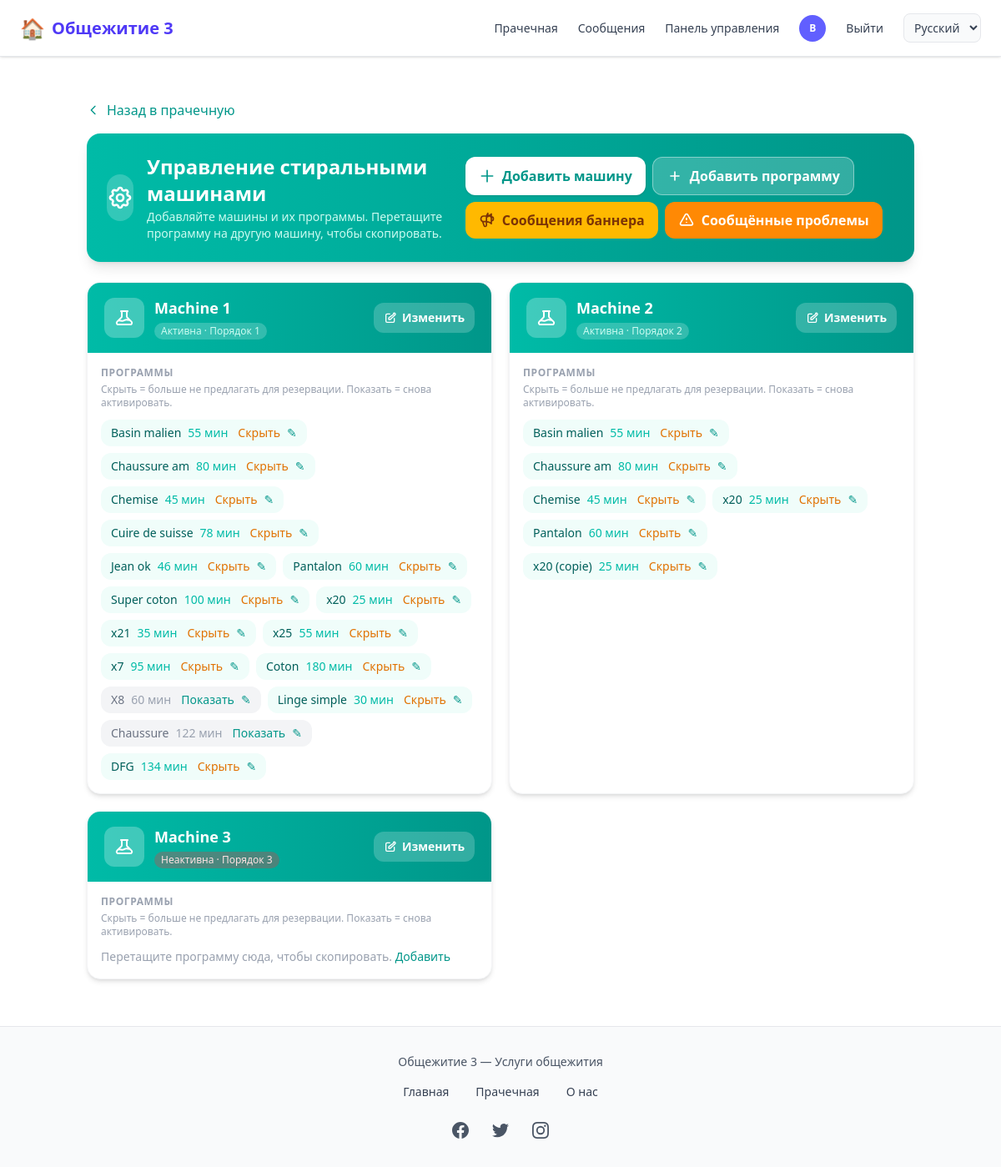
/laverie/agent/machines/ (signed in), run on an earlier commit of the app's database.
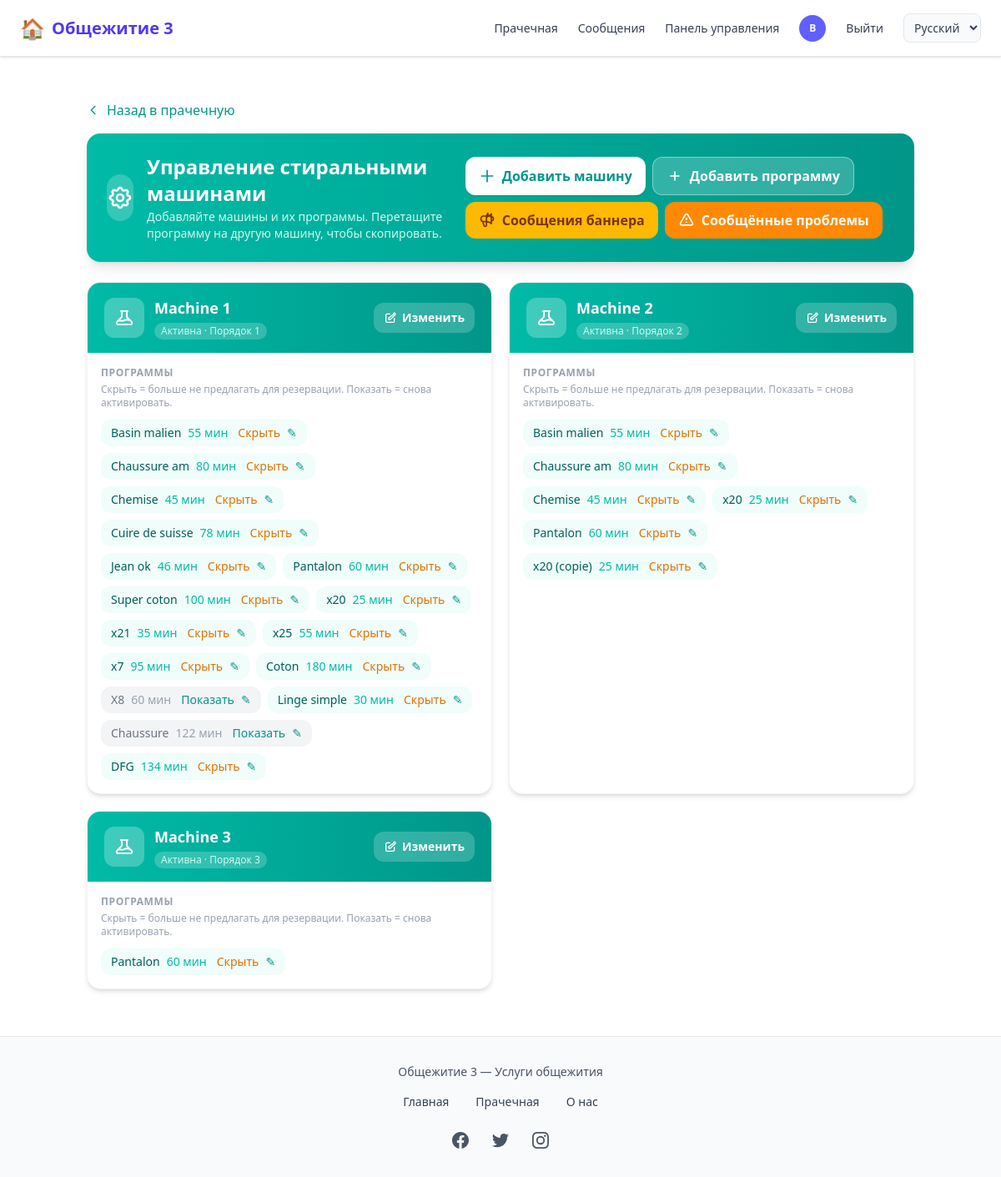
And on a later commit of the database.
### laverie/models.py (models this page shows, shortened)
class Machine(models.Model):
    nom = models.CharField(max_length=100, help_text="Ex: Machine 1, Lave-linge A")
    ordre = models.PositiveSmallIntegerField(default=0, help_text="Ordre d'affichage")
    active = models.BooleanField(default=True)
    date_creation = models.DateTimeField(auto_now_add=True)
    class Meta:
        ordering = ['ordre', 'nom']

class FonctionMachine(models.Model):
    machine = models.ForeignKey(Machine, on_delete=models.CASCADE, related_name='fonctions')
    nom = models.CharField(max_length=80, help_text="Ex: Coton, Jeans, Délicat")
    duree_minutes = models.PositiveIntegerField(help_text="Durée du cycle en minutes")
    ordre = models.PositiveSmallIntegerField(default=0)
    active = models.BooleanField(default=True)
    class Meta:
        ordering = ['machine', 'ordre', 'nom']
        unique_together = [['machine', 'nom']]

### laverie/views.py (the view)
# urls.py: path('agent/machines/', views.agent_machines, name='agent_machines'),
@login_required
def agent_machines(request):
    if not is_agent(request.user):
        messages.error(request, 'Accès réservé aux agents.')
        return redirect('laverie:accueil')
    machines = Machine.objects.all().prefetch_related('fonctions').order_by('ordre', 'nom')
    return render(request, 'laverie/agent/machines.html', {'machines': machines})

### comptes/context_processors.py (called while the page is built)
def laverie_i18n_context(request):
    lang = getattr(request, 'LANGUAGE_CODE', None) or 'ru'
    return {'laverie_i18n': LAVERIE_I18N.get(lang, LAVERIE_I18N['en'])}

def notifications_context(request):
    context = {
        'pending_orders_count': 0,
        'packaged_orders_count': 0,
        'unread_messages_count': 0,
    }
    if request.user.is_authenticated:
        from chat.models import Message, Conversation
        conversations = Conversation.objects.filter(
            Q(participant1=request.user) | Q(participant2=request.user)
        )
        context['unread_messages_count'] = Message.objects.filter(
            Q(conversation__in=conversations) & ~Q(sender=request.user),
            lu=False
        ).count()
    return context

### laverie/models.py (called while the page is built)
    @classmethod
    def marquer_tickets_termines(cls):
        from django.utils import timezone
        now = timezone.now()
        return cls.objects.filter(
            statut__in=('reserve', 'en_cours'),
            fin__lt=now,
        ).update(statut='termine')

### laverie/views.py (called while the page is built)
def is_agent(user):
    return user.is_authenticated and user.user_type == 'ADMIN'

### templates/laverie/agent/machines.html (shortened to what the changed rows need)
{% extends 'home.html' %}
{% load static %}
{% load i18n %}
{% block contenu %}
<div class="max-w-5xl mx-auto py-4 sm:py-6 px-3 sm:px-4">
    <div class="bg-gradient-to-r from-teal-500 to-teal-600 rounded-2xl shadow-lg p-5 sm:p-6 mb-6 text-white">
        <div class="flex flex-col sm:flex-row justify-between items-start sm:items-center gap-4">
            <div class="flex items-center gap-4">
                <div>
                    <h1 class="text-xl sm:text-2xl font-bold">{% trans "Manage machines" %}</h1>
                </div>
            </div>
        </div>
    </div>
    {% if machines %}
    <div class="grid gap-5 sm:grid-cols-2">
        {% for m in machines %}
        <article class="machine-drop-zone bg-white rounded-2xl shadow-md border border-gray-100 overflow-hidden transition hover:shadow-lg" data-machine-id="{{ m.pk }}">
            <div class="bg-gradient-to-r from-teal-500 to-teal-600 px-5 py-4">
                <div class="flex items-center justify-between">
                    <div class="flex items-center gap-3">
                        <div class="w-12 h-12 rounded-xl bg-white/25 flex items-center justify-center">
                        </div>
                        <div>
                            <h2 class="text-lg font-bold text-white">{{ m.nom }}</h2>
                            <span class="inline-flex items-center gap-1.5 mt-1 text-xs font-medium {% if m.active %}text-teal-100 bg-white/20{% else %}text-red-100 bg-red-500/30{% endif %} px-2 py-0.5 rounded-full">
                                {% if m.active %}{% trans "Active" %}{% else %}{% trans "Inactive" %}{% endif %} · {% trans "Order" %} {{ m.ordre }}
                            </span>
                        </div>
                    </div>
                    <a href="{% url 'laverie:agent_machine_modifier' m.pk %}" class="bg-white/20 hover:bg-white/30 text-white px-3 py-2 rounded-xl text-sm font-semibold transition inline-flex items-center gap-1.5">
                        <svg class="w-4 h-4" fill="none" stroke="currentColor" viewBox="0 0 24 24"><path stroke-linecap="round" stroke-linejoin="round" stroke-width="2" d="M11 5H6a2 2 0 00-2 2v11a2 2 0 002 2h11a2 2 0 002-2v-5m-1.414-9a2 2 0 112.828 2.828L11.828 15H9v-2.828L18.172 5.172z"/></svg>
                        {% trans "Edit" %}
                    </a>
                </div>
            </div>
            <div class="p-4">
                <p class="text-xs font-semibold text-gray-400 uppercase tracking-wider mb-1">{% trans "Programs" %}</p>
                <p class="text-xs text-gray-400 mb-3">{% trans "Hide = no longer offer for reservation. Show = reactivate." %}</p>
                {% if m.fonctions.all %}
                <ul class="flex flex-wrap gap-2">
                    {% for f in m.fonctions.all %}
                    <li class="fonction-draggable inline-flex items-center gap-2 px-3 py-1.5 rounded-xl text-sm font-medium cursor-grab active:cursor-grabbing {% if f.active %}bg-teal-50 text-teal-800{% else %}bg-gray-100 text-gray-500{% endif %}" draggable="true" data-fonction-id="{{ f.pk }}" data-machine-id="{{ m.pk }}" title="{% trans 'Drag to another machine to copy' %}">
                        <span class="select-none">{{ f.nom }}</span>
                        <span class="{% if f.active %}text-teal-500{% else %}text-gray-400{% endif %}">{{ f.duree_minutes }} {% trans "min" %}</span>
                        {% if f.active %}
                        <a href="{% url 'laverie:agent_fonction_toggle_active' f.pk %}" class="ml-1 text-amber-600 hover:text-amber-700" title="{% trans 'Hide this program' %}">{% trans "Hide" %}</a>
                        {% else %}
                        <a href="{% url 'laverie:agent_fonction_toggle_active' f.pk %}" class="ml-1 text-teal-600 hover:text-teal-700" title="{% trans 'Show this program' %}">{% trans "Show" %}</a>
                        {% endif %}
                        <a href="{% url 'laverie:agent_fonction_modifier' f.pk %}" class="text-teal-600 hover:text-teal-700" title="{% trans 'Edit' %}">&#9998;</a>
                    </li>
                    {% endfor %}
                </ul>
                {% else %}
                <p class="text-gray-400 text-sm">{% trans "Drop a program here to copy it." %} <a href="{% url 'laverie:agent_fonction_ajout' %}" class="text-teal-600 hover:text-teal-700 font-medium">{% trans "Add some" %}</a></p>
                {% endif %}
            </div>
        </article>
        {% endfor %}
    </div>
    {% endif %}
</div>
{% endblock %}

What changed in the data, as far as the page shows it:
changed Machine "Machine 3": active False → True (drawn); trans "Неактивна" → "Активна"; trans "Перетащите программу сюда, чтобы скопировать." → (not shown); trans "Добавить" → (not shown)
added FonctionMachine: nom "Pantalon", duree_minutes "60", shown under Machine "Machine 3"
